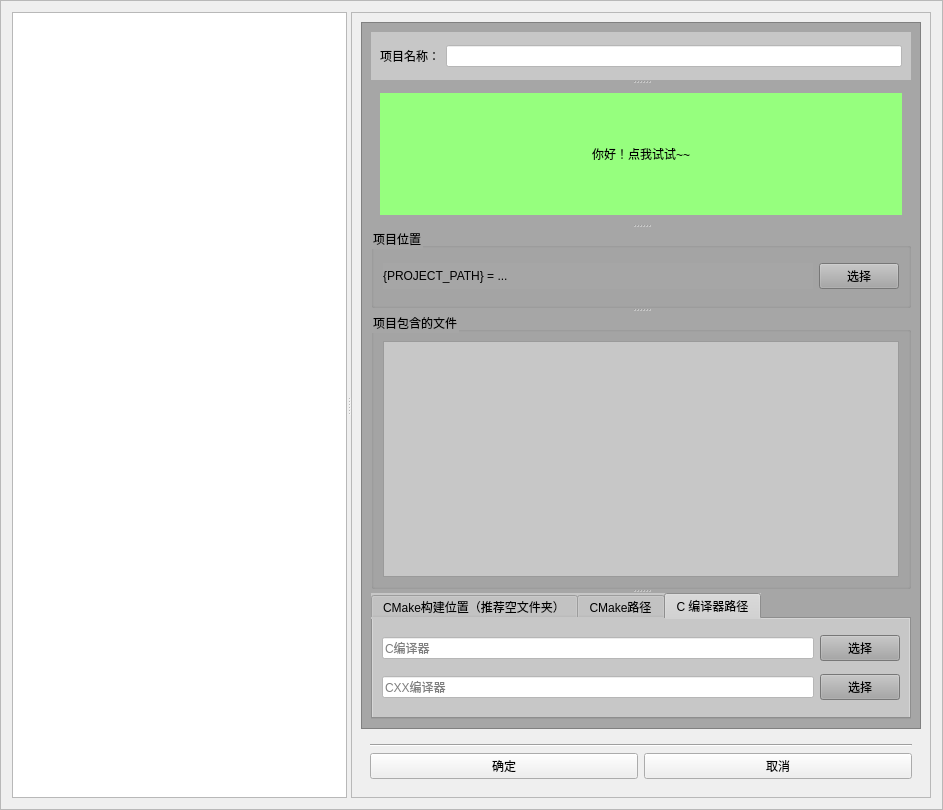
<?xml version="1.0" encoding="UTF-8"?>
<ui version="4.0">
 <class>ChooseFilesABC</class>
 <widget class="QFrame" name="ChooseFilesABC">
  <property name="geometry">
   <rect>
    <x>0</x>
    <y>0</y>
    <width>943</width>
    <height>810</height>
   </rect>
  </property>
  <property name="windowTitle">
   <string>Frame</string>
  </property>
  <property name="frameShape">
   <enum>QFrame::StyledPanel</enum>
  </property>
  <property name="frameShadow">
   <enum>QFrame::Raised</enum>
  </property>
  <layout class="QGridLayout" name="gridLayout_2">
   <item row="0" column="0">
    <widget class="QSplitter" name="splitter">
     <property name="orientation">
      <enum>Qt::Horizontal</enum>
     </property>
     <property name="childrenCollapsible">
      <bool>false</bool>
     </property>
     <widget class="QTreeView" name="treeView">
      <property name="minimumSize">
       <size>
        <width>100</width>
        <height>50</height>
       </size>
      </property>
     </widget>
     <widget class="QFrame" name="frame">
      <property name="frameShape">
       <enum>QFrame::StyledPanel</enum>
      </property>
      <property name="frameShadow">
       <enum>QFrame::Raised</enum>
      </property>
      <layout class="QVBoxLayout" name="verticalLayout_3">
       <item>
        <widget class="QScrollArea" name="scrollArea">
         <property name="styleSheet">
          <string notr="true">background-color: rgb(166, 166, 166);</string>
         </property>
         <property name="widgetResizable">
          <bool>true</bool>
         </property>
         <widget class="QWidget" name="scrollAreaWidgetContents">
          <property name="geometry">
           <rect>
            <x>0</x>
            <y>0</y>
            <width>560</width>
            <height>707</height>
           </rect>
          </property>
          <layout class="QVBoxLayout" name="verticalLayout">
           <item>
            <widget class="QSplitter" name="splitter_2">
             <property name="orientation">
              <enum>Qt::Vertical</enum>
             </property>
             <property name="childrenCollapsible">
              <bool>false</bool>
             </property>
             <widget class="QFrame" name="frame_6">
              <property name="styleSheet">
               <string notr="true">background-color: rgb(199, 199, 199);</string>
              </property>
              <layout class="QHBoxLayout" name="horizontalLayout">
               <item>
                <widget class="QLabel" name="label_9">
                 <property name="text">
                  <string>项目名称：</string>
                 </property>
                </widget>
               </item>
               <item>
                <widget class="QLineEdit" name="project_name">
                 <property name="styleSheet">
                  <string notr="true">background-color: rgb(255, 255, 255);</string>
                 </property>
                </widget>
               </item>
              </layout>
             </widget>
             <widget class="QFrame" name="frame_3">
              <layout class="QGridLayout" name="gridLayout_4">
               <item row="2" column="0">
                <spacer name="horizontalSpacer_3">
                 <property name="orientation">
                  <enum>Qt::Horizontal</enum>
                 </property>
                 <property name="sizeHint" stdset="0">
                  <size>
                   <width>385</width>
                   <height>0</height>
                  </size>
                 </property>
                </spacer>
               </item>
               <item row="1" column="0">
                <widget class="QLabel" name="message">
                 <property name="minimumSize">
                  <size>
                   <width>50</width>
                   <height>100</height>
                  </size>
                 </property>
                 <property name="maximumSize">
                  <size>
                   <width>16777215</width>
                   <height>150</height>
                  </size>
                 </property>
                 <property name="styleSheet">
                  <string notr="true">background-color: rgb(150, 255, 126);
font: 9pt &quot;微软雅黑&quot;;</string>
                 </property>
                 <property name="text">
                  <string>你好！点我试试~~</string>
                 </property>
                 <property name="alignment">
                  <set>Qt::AlignCenter</set>
                 </property>
                </widget>
               </item>
              </layout>
             </widget>
             <widget class="QGroupBox" name="groupBox">
              <property name="mouseTracking">
               <bool>false</bool>
              </property>
              <property name="title">
               <string>项目位置</string>
              </property>
              <layout class="QGridLayout" name="gridLayout">
               <item row="1" column="2">
                <widget class="QPushButton" name="project_path_button">
                 <property name="text">
                  <string>选择</string>
                 </property>
                </widget>
               </item>
               <item row="1" column="1">
                <widget class="QLabel" name="project_path_lable">
                 <property name="text">
                  <string>{PROJECT_PATH} = ...</string>
                 </property>
                </widget>
               </item>
               <item row="2" column="1">
                <spacer name="horizontalSpacer">
                 <property name="orientation">
                  <enum>Qt::Horizontal</enum>
                 </property>
                 <property name="sizeHint" stdset="0">
                  <size>
                   <width>40</width>
                   <height>0</height>
                  </size>
                 </property>
                </spacer>
               </item>
              </layout>
             </widget>
             <widget class="QGroupBox" name="groupBox">
              <property name="styleSheet">
               <string notr="true">background-color: rgb(166, 166, 166);</string>
              </property>
              <property name="title">
               <string>项目包含的文件</string>
              </property>
              <layout class="QHBoxLayout" name="horizontalLayout_2">
               <item>
                <spacer name="verticalSpacer_4">
                 <property name="orientation">
                  <enum>Qt::Vertical</enum>
                 </property>
                 <property name="sizeHint" stdset="0">
                  <size>
                   <width>0</width>
                   <height>40</height>
                  </size>
                 </property>
                </spacer>
               </item>
               <item>
                <widget class="QTreeWidget" name="project_files">
                 <property name="styleSheet">
                  <string notr="true">background-color: rgb(199, 199, 199);</string>
                 </property>
                 <property name="headerHidden">
                  <bool>true</bool>
                 </property>
                 <attribute name="headerVisible">
                  <bool>false</bool>
                 </attribute>
                 <column>
                  <property name="text">
                   <string>{PROJECT_PATH}</string>
                  </property>
                  <property name="background">
                   <color alpha="0">
                    <red>199</red>
                    <green>199</green>
                    <blue>199</blue>
                   </color>
                  </property>
                 </column>
                </widget>
               </item>
              </layout>
             </widget>
             <widget class="QTabWidget" name="tabWidget">
              <property name="styleSheet">
               <string notr="true">background-color: rgb(199, 199, 199);</string>
              </property>
              <property name="currentIndex">
               <number>2</number>
              </property>
              <widget class="QWidget" name="tab">
               <attribute name="title">
                <string>CMake构建位置（推荐空文件夹）</string>
               </attribute>
               <layout class="QGridLayout" name="gridLayout_6">
                <item row="0" column="1">
                 <widget class="QPushButton" name="build_path_button">
                  <property name="text">
                   <string>选择</string>
                  </property>
                 </widget>
                </item>
                <item row="0" column="0">
                 <widget class="QLineEdit" name="build_path_edit">
                  <property name="styleSheet">
                   <string notr="true">background-color: rgb(255, 255, 255);</string>
                  </property>
                  <property name="text">
                   <string>{PROJECT_PATH}/cmake-build</string>
                  </property>
                 </widget>
                </item>
               </layout>
              </widget>
              <widget class="QWidget" name="tabWidgetPage1">
               <attribute name="title">
                <string>CMake路径</string>
               </attribute>
               <layout class="QGridLayout" name="gridLayout_3">
                <item row="0" column="0">
                 <widget class="QLineEdit" name="cmake_path_edit">
                  <property name="styleSheet">
                   <string notr="true">background-color: rgb(255, 255, 255);</string>
                  </property>
                  <property name="text">
                   <string>cmake</string>
                  </property>
                 </widget>
                </item>
                <item row="0" column="1">
                 <widget class="QPushButton" name="cmake_path_button">
                  <property name="styleSheet">
                   <string notr="true">background-color: rgb(166, 166, 166);</string>
                  </property>
                  <property name="text">
                   <string>选择</string>
                  </property>
                 </widget>
                </item>
               </layout>
              </widget>
              <widget class="QWidget" name="tab_2">
               <attribute name="title">
                <string>C 编译器路径</string>
               </attribute>
               <layout class="QGridLayout" name="gridLayout_8">
                <item row="0" column="0">
                 <widget class="QLineEdit" name="c_compiler_edit">
                  <property name="styleSheet">
                   <string notr="true">background-color: rgb(255, 255, 255);</string>
                  </property>
                  <property name="text">
                   <string/>
                  </property>
                  <property name="placeholderText">
                   <string>C编译器</string>
                  </property>
                 </widget>
                </item>
                <item row="0" column="1">
                 <widget class="QPushButton" name="c_compiler_button">
                  <property name="styleSheet">
                   <string notr="true">background-color: rgb(166, 166, 166);</string>
                  </property>
                  <property name="text">
                   <string>选择</string>
                  </property>
                 </widget>
                </item>
                <item row="1" column="0">
                 <widget class="QLineEdit" name="cxx_compiler_edit">
                  <property name="styleSheet">
                   <string notr="true">background-color: rgb(255, 255, 255);</string>
                  </property>
                  <property name="text">
                   <string/>
                  </property>
                  <property name="placeholderText">
                   <string>CXX编译器</string>
                  </property>
                 </widget>
                </item>
                <item row="1" column="1">
                 <widget class="QPushButton" name="cxx_compiler_button">
                  <property name="styleSheet">
                   <string notr="true">background-color: rgb(166, 166, 166);</string>
                  </property>
                  <property name="text">
                   <string>选择</string>
                  </property>
                 </widget>
                </item>
               </layout>
              </widget>
             </widget>
            </widget>
           </item>
          </layout>
         </widget>
        </widget>
       </item>
       <item>
        <widget class="QWidget" name="widget_5" native="true">
         <layout class="QGridLayout" name="gridLayout_5">
          <item row="0" column="0" colspan="2">
           <widget class="Line" name="line">
            <property name="orientation">
             <enum>Qt::Horizontal</enum>
            </property>
           </widget>
          </item>
          <item row="1" column="0">
           <widget class="QPushButton" name="confirm">
            <property name="text">
             <string>确定</string>
            </property>
           </widget>
          </item>
          <item row="1" column="1">
           <widget class="QPushButton" name="cancel">
            <property name="text">
             <string>取消</string>
            </property>
           </widget>
          </item>
         </layout>
        </widget>
       </item>
      </layout>
      <zorder>widget_5</zorder>
      <zorder>scrollArea</zorder>
     </widget>
    </widget>
   </item>
  </layout>
 </widget>
 <resources/>
 <connections/>
</ui>
